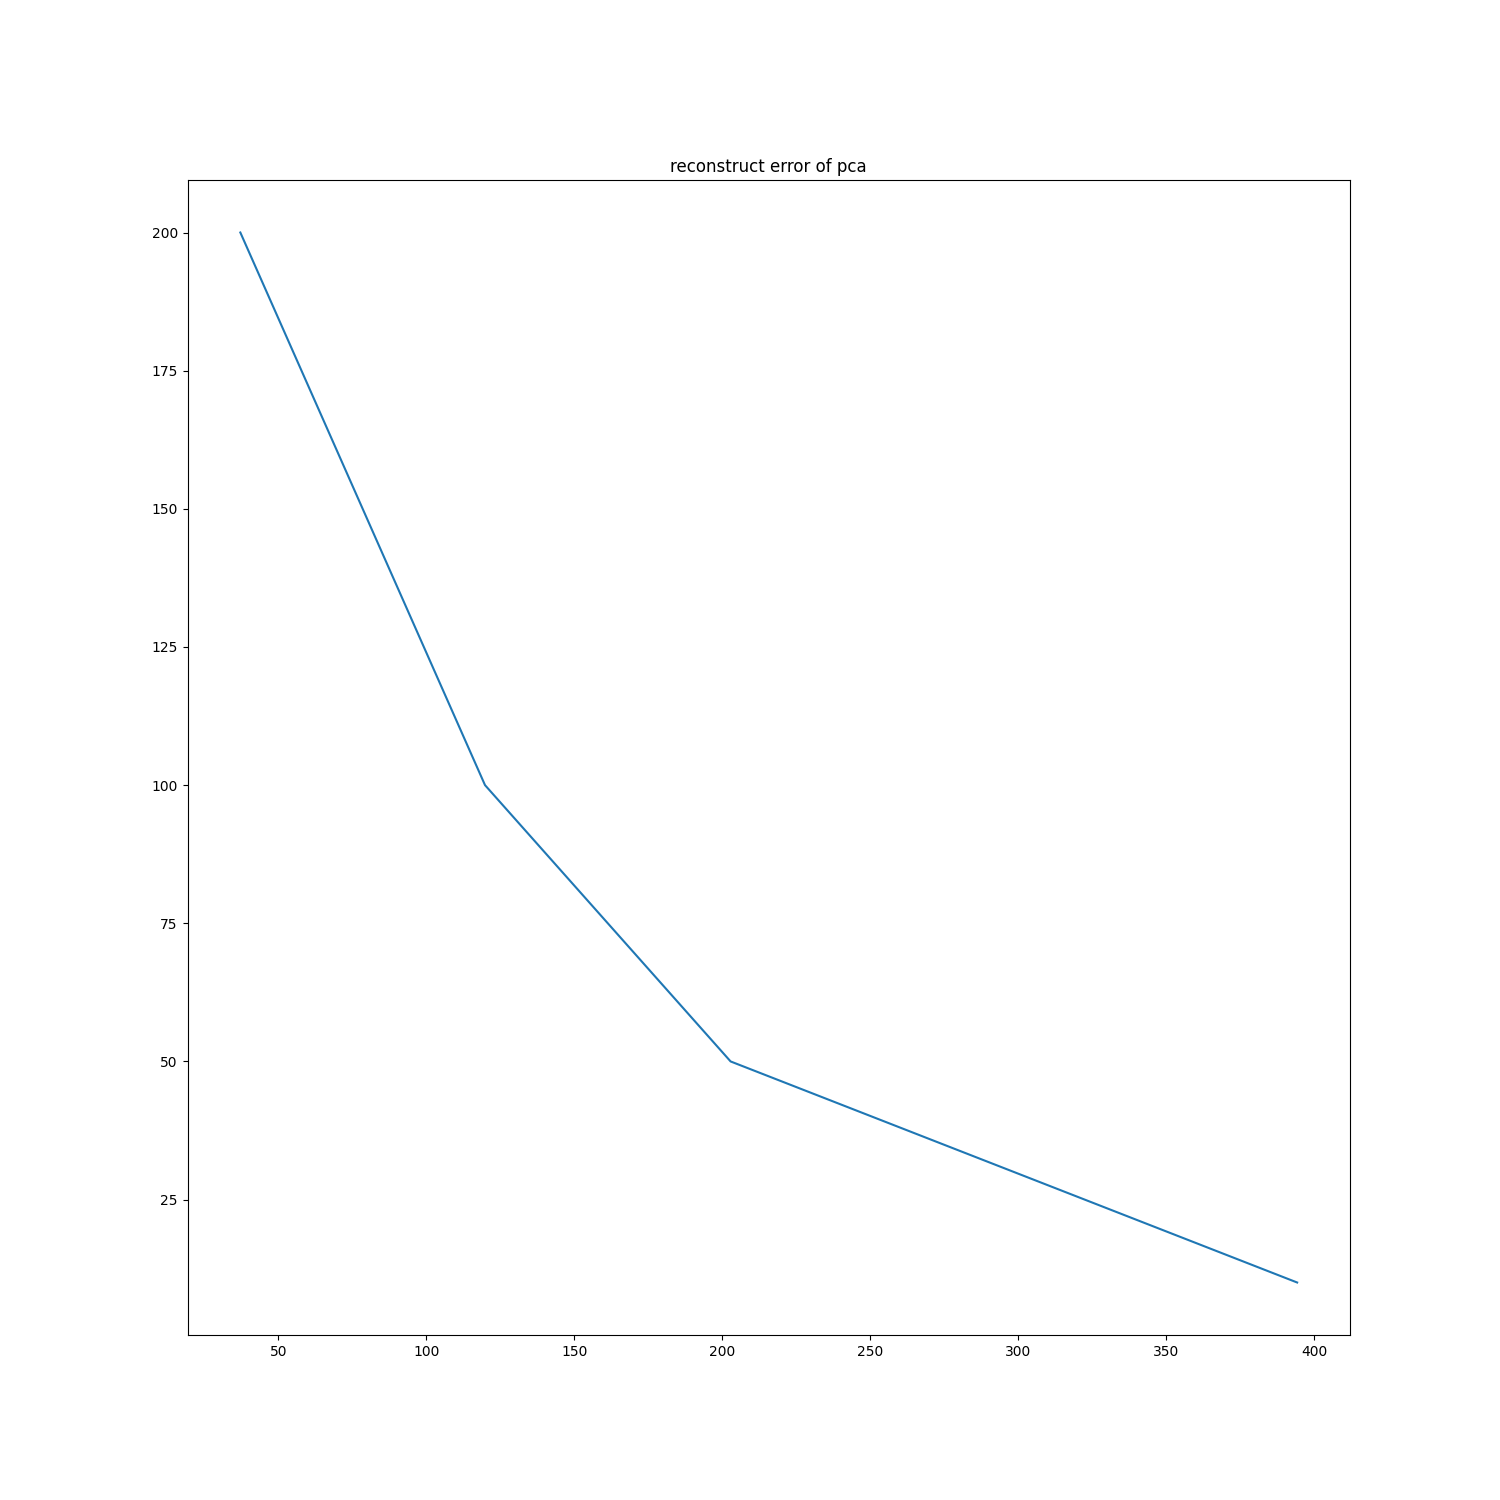

Write Python code to recreate this figure.
from matplotlib import pyplot as plt
import scipy.io
import cv2
import numpy as np
from numpy import linalg as LA
from sklearn.decomposition import PCA


### Draw Pictures
def draw_pic():
    data = [(0,0),(-1,2),(-3,6),(1,-2),(3,-6)]

    X = list(list(zip(*data))[0])
    Y = list(list(zip(*data))[1])

    plt.scatter(X,Y)
    plt.savefig('/VL/space/zhan1624/PR_homework/PCA/dot.png')
    plt.show()



def pcaSVD(X, num_components):
    # Center X and get covariance matrix C
    n, p = X.shape
    X_meaned = X - np.mean(X , axis = 0)
    X -= X.mean(axis=0)

    # SVD
    u, sigma, vt = np.linalg.svd(X, full_matrices=False)
    eigen_vectors = vt.T
    eigen_values = (sigma**2) / (n-1)

    sorted_index = np.argsort(eigen_values)[::-1]
    sorted_eigenvectors = eigen_vectors[:,sorted_index]
    eigenvector_subset = sorted_eigenvectors[:,0:num_components]
    X_reduced = np.dot(eigenvector_subset.transpose() , X_meaned.transpose() ).transpose()

    # Return principal compnents and eigenvalues to calculate the portion of sample variance explained
    return X_reduced, eigen_values, eigen_vectors




mat = scipy.io.loadmat('/VL/space/zhan1624/PR_homework/PCA/USPS.mat')
X = mat['A'][1].reshape(16,16)
plt.imshow(X,cmap="gray")

error_record=[]
p_list = [10,50,100,200]
data = mat['A']
new_draw_fig = []
for i in p_list:
    pca = PCA(n_components=i)
    pca2_results = pca.fit_transform(data)
    pca2_proj_back=pca.inverse_transform(pca2_results)
    total_loss=LA.norm((data-pca2_proj_back),None)
    error_record.append(total_loss)
    plt.imshow(pca2_proj_back[1].reshape(16,16),cmap="gray")
    plt.show()

plt.figure(figsize=(15,15))
plt.plot(error_record, p_list)
plt.title("reconstruct error of pca")
plt.savefig('pca.png')
plt.show()
print('yue')

